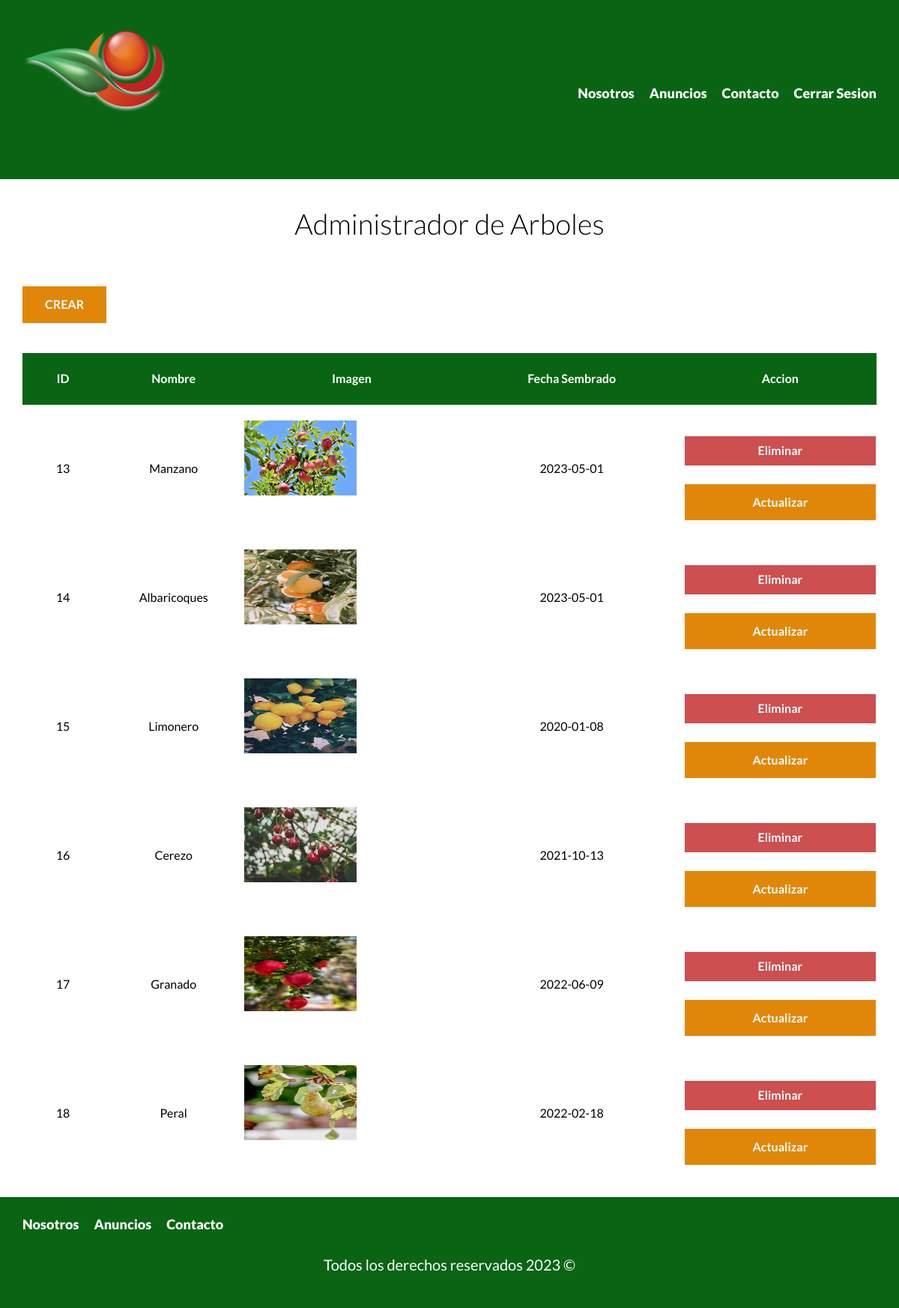
The page /admin (signed in) on the database its author committed.
### tables this page shows
CREATE TABLE `vivero` (
  `id` int(11) NOT NULL,
  `nombre` varchar(45) NOT NULL,
  `imagen` varchar(200) NOT NULL,
  `descripcion` varchar(600) NOT NULL,
  `sol` int(3) NOT NULL,
  `agua` int(1) NOT NULL,
  `frio` int(3) NOT NULL,
  `fechaSembrado` date NOT NULL
);

### admin/index.php (the view, shortened to what this page needs)
<?php
    $db = conectarDB();
    $query = "SELECT * FROM vivero";
    $resultadoConsulta = mysqli_query($db, $query);
    $inicio = false;
    $logo = false;
    include '../src/includes/templates/header.php';
?>
<main class="contenedor seccion">
    <h1>Administrador de Arboles</h1>
    <a href="/admin/propiedades/crear.php"  class="boton boton-amarillo">CREAR</a>
    <table class="listar">
        <thead>
            <tr>
                <th>ID</th>
                <th>Nombre</th>
                <th>Imagen</th>
                <th>Fecha Sembrado</th>
                <th>Accion</th>
            </tr>
        </thead>
        <tbody>
            <?php while($arboles = mysqli_fetch_assoc($resultadoConsulta)): ?>
            <tr>
                <td><?php echo $arboles['id']; ?></td>
                <td><?php echo $arboles['nombre']; ?></td>
                <td><img src="/imagenes/<?php echo $arboles['imagen']; ?>" class="imagen-tabla"></td>
                <td><?php echo $arboles['fechaSembrado']; ?></td>
                <td>
                    <form method="POST" class="w-100">
                        <input type="submit" class="boton-rojo-block" value="Eliminar">
                    </form>
                    <a href= "/admin/propiedades/actualizar.php?id=<?php echo $arboles['id']; ?>"  class="boton-amarillo-block">Actualizar</a>
                </td>
            </tr>
            <?php endwhile; ?>
        </tbody>
    </table>
</main>
<?php
include '../src/includes/templates/footer.php'
?>

### src/includes/templates/header.php (shortened to what this page needs)
<?php
    $autentificacion = $_SESSION['login'] ?? false;
?>
<!DOCTYPE html>
<html lang="en">
<head>
    <link rel="stylesheet" href="/build/css/app.css">
</head>
<body>
    <header class="header <?php echo $inicio  ? 'inicio':'' ?>">
        <div class="contenedor contenido-header">
            <div class="barra">
                <?php echo $logo ? '<a href="/">': '<a href="/">' ?>
                    <img src="/build/img/logoPrincipal.png" alt="logotipo empresa">
                </a>
                <nav class="navegacion">
                <?php echo $logo ? '
                        <a href="/nosotros.php">Nosotros</a>
                        <a href="/anuncios.php">Anuncios</a>
                        <a href="/contacto.php">Contacto</a>
                        <?php if($autentificacion):  ?>
                            <a href="/contacto.php">Cerrar Sesion</a>
                        <?php endif; ?>
                ':
                '
                        <a href="/nosotros.php">Nosotros</a>
                        <a href="/anuncios.php">Anuncios</a>
                        <a href="/contacto.php">Contacto</a>
                '
                ?>
                        <?php if($autentificacion):  ?>
                            <a href="/cerrar-sesion.php">Cerrar Sesion</a>
                        <?php endif; ?>
                        </nav>
            </div>
        </div>
    </header>

### src/includes/templates/footer.php
<footer class="footer seccion">
<div class="contenedor contenedor-footer">
    <?php echo $logo ? '
        <nav class="navegacion">
            <a href="/nosotros.php">Nosotros</a>
            <a href="/anuncios.php">Anuncios</a>
            <a href="/contacto.php">Contacto</a>
        </nav>
    ':
    '
        <nav class="navegacion">
            <a href="/nosotros.php">Nosotros</a>
            <a href="/anuncios.php">Anuncios</a>
            <a href="/contacto.php">Contacto</a>
        </nav>
    '
    ?>
</div>
<p class="copyright">Todos los derechos reservados <?php echo date('Y') ?> &copy;</p>
</footer>
</body>
</html>

### build/css/app.css (style rules this page uses)
html { -webkit-text-size-adjust:100%;line-height:1.15 }
body { margin:0 }
main { display:block }
h1 { font-size:2em;margin:.67em 0 }
a { background-color:transparent }
img { border-style:none }
button,input,optgroup,select,textarea { font-family:inherit;font-size:100%;line-height:1.15;margin:0 }
button,input { overflow:visible }
[type=button],[type=reset],[type=submit],button { -webkit-appearance:button }
html { box-sizing:border-box;font-size:62.5% }
*,:after,:before { box-sizing:inherit }
body { font-family:Lato,sans-serif;font-size:1.6rem;line-height:1.8 }
p { color:#000;font-size:2rem }
.contenedor { margin:0 auto;max-width:120rem;width:95% }
a { text-decoration:none }
img,picture { display:block;width:100% }
h1,h2,h3 { font-family:Lato,sans-serif;font-weight:300;margin:2.5rem 0;text-align:center }
h1 { font-size:3.8rem }
.seccion { margin-bottom:2.5rem;margin-top:2.5rem }
.w-100 { width:100% }
.boton-amarillo { background-color:#e08709;border:none;color:#fff;display:inline-block;font-weight:700;margin-top:2.5rem;padding:1rem 3rem;text-align:center;text-decoration:none }
.boton-amarillo-block { background-color:#e08709;border:none;color:#fff;display:block;font-weight:700;margin-top:2.5rem;padding:1rem 3rem;text-align:center;text-decoration:none }
.boton-rojo-block { background-color:#cd4f4f;border:none;color:#fff;display:block;font-weight:700;margin-top:2.5rem;padding:1rem 3rem;text-align:center;text-decoration:none;width:100% }
.footer { background-color:#096513;margin:0;padding:2rem 0 }
.footer .copyright { color:#fff;text-align:center }
.header { background-color:#096513;padding:1rem 0 3rem }
.contenido-header { display:flex;flex-direction:column;justify-content:space-between }
.contenido-header img { display:none;height:11rem }
@media (min-width:768px) { .contenido-header img { display:inline } }
.barra { display:flex;flex-direction:column;padding-top:3rem }
@media (min-width:768px) { .barra { flex-direction:row;justify-content:space-between } }
@media (min-width:768px) { .navegacion { align-items:center;display:flex } }
.navegacion a { color:#fff;display:block;font-size:4rem;font-weight:900;text-align:center;text-decoration:none }
@media (min-width:768px) { .navegacion a { font-size:1.8rem;margin-right:2rem } }
@media (min-width:768px) { .navegacion a:last-of-type { margin-right:0 } }
img { height:50rem;margin-bottom:5rem }
table.listar { border-spacing:0;margin-top:4rem;width:100% }
table.listar thead { background-color:#096513 }
table.listar thead th { color:#fff;padding:2rem }
table.listar tbody { text-align:center }
table.listar tbody .imagen-tabla { height:12rem;padding-top:2rem;width:15rem }

### rows shown on the page
vivero: id "13", nombre "Manzano", imagen (picture), fechaSembrado "2023-05-01"
vivero: id "14", nombre "Albaricoques", imagen (picture), fechaSembrado "2023-05-01"
vivero: id "15", nombre "Limonero", imagen (picture), fechaSembrado "2020-01-08"
vivero: id "16", nombre "Cerezo", imagen (picture), fechaSembrado "2021-10-13"
vivero: id "17", nombre "Granado", imagen (picture), fechaSembrado "2022-06-09"
vivero: id "18", nombre "Peral", imagen (picture), fechaSembrado "2022-02-18"
